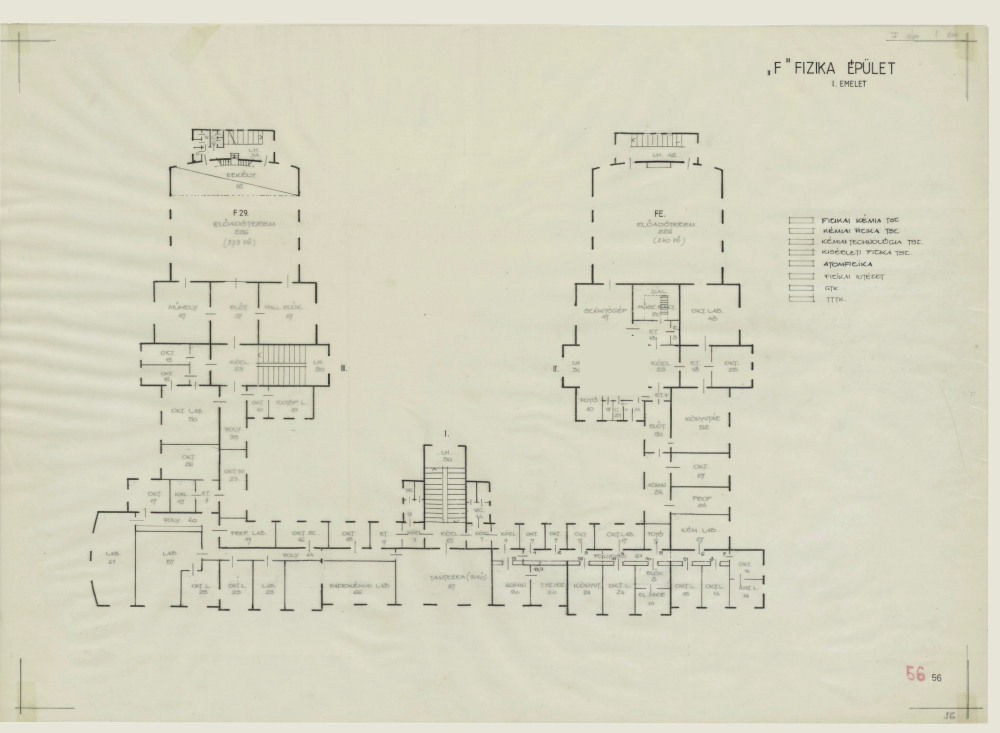
#> input picture app/web/sample/L1.jpg, 2000 x 1466 px, given in place of L2.jpg.jpg, which was not available (shown at 1/2 size)
$ python view.py ../../app/web/sample/L1.jpg ../../app/web/sample/L2.jpg
#> lines starting #> are read from the running program, lines starting #| are printed output that depends on the picture; after the words box and inside, x2 and y2 are one past the last pixel; in counts of white or black regions, pixels touching at a corner belong together
"""No API. A sheet region with a pixel grid, for reading truth by eye. Usage: view.py <bid> <floor> [x1 y1 x2 y2 [zoom [step]]]"""
import sys
from pathlib import Path

import cv2
import numpy as np

SH = Path("data/lab/presence/sheets")
V = Path("data/lab/presence/truth_views")
b, f = sys.argv[1], sys.argv[2]
im = cv2.imread(str(SH / b / f"{f}.jpg"))
#> im is the input picture: shape (1466, 2000, 3); mean B, G, R 193.2, 212.9, 214.5
h, w = im.shape[:2]
#> h = 1466; w = 2000
a = list(map(float, sys.argv[3:]))
x1, y1, x2, y2 = (int(v) for v in a[:4]) if len(a) >= 4 else (0, 0, w, h)
#> x1 = 0; y1 = 0; x2 = 2000; y2 = 1466
z = a[4] if len(a) > 4 else 1.0
step = int(a[5]) if len(a) > 5 else 100
c = cv2.resize(im[y1:y2, x1:x2], None, fx=z, fy=z, interpolation=cv2.INTER_CUBIC if z > 1 else cv2.INTER_AREA)
o = c.copy()
for x in range((x1 // step + 1) * step, x2, step):
    X = int((x - x1) * z)
    cv2.line(o, (X, 0), (X, o.shape[0]), (0, 0, 255), 1)
    cv2.putText(o, str(x), (X + 2, 12), cv2.FONT_HERSHEY_SIMPLEX, .42, (0, 0, 255), 1, cv2.LINE_AA)
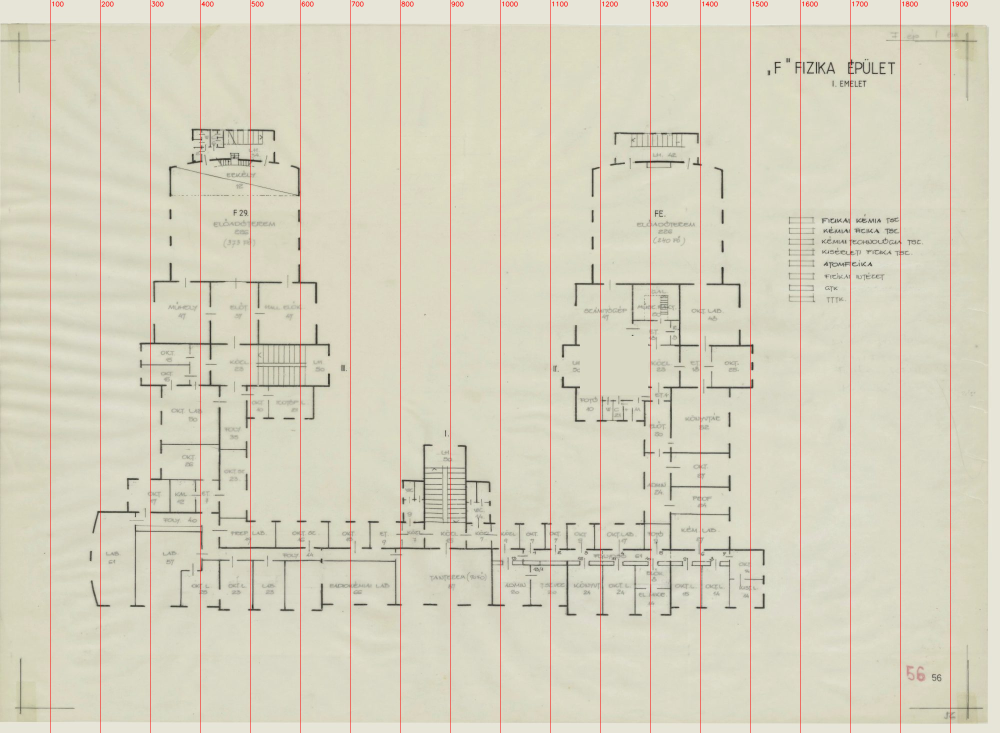
#> o: shape (1466, 2000, 3) (shown at 1/2 size); 1.09% of pixels changed, all inside (x1, y1, x2, y2) = (100, 0, 1936, 1466)
for y in range((y1 // step + 1) * step, y2, step):
    Y = int((y - y1) * z)
    cv2.line(o, (0, Y), (o.shape[1], Y), (0, 0, 255), 1)
    cv2.putText(o, str(y), (2, Y - 2), cv2.FONT_HERSHEY_SIMPLEX, .42, (0, 0, 255), 1, cv2.LINE_AA)
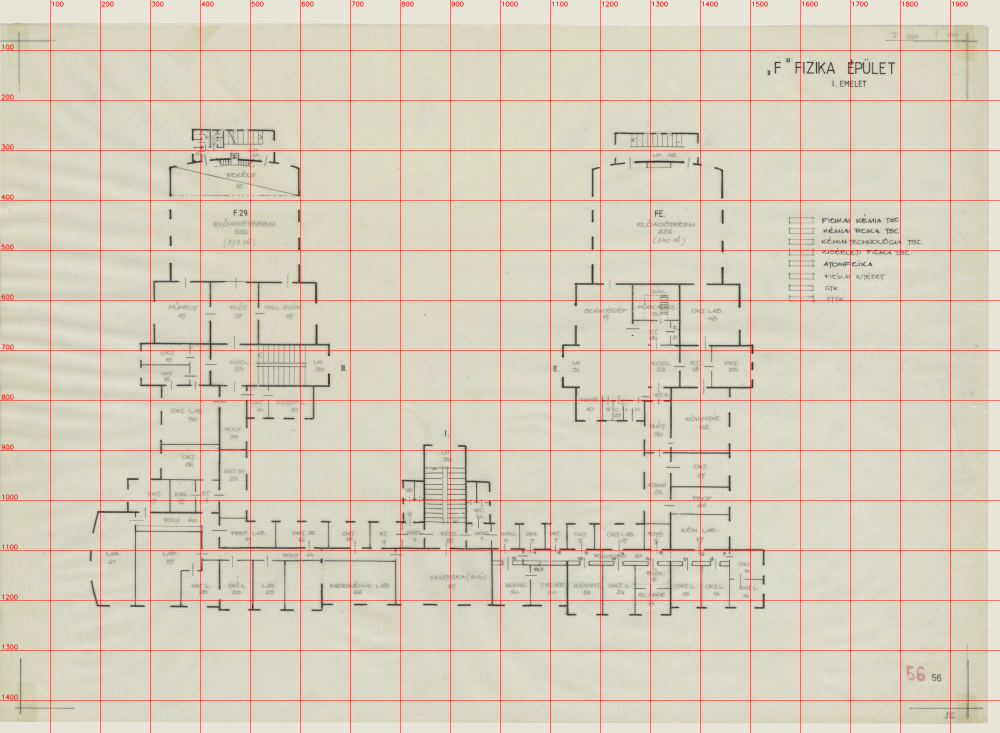
#> o: shape (1466, 2000, 3) (shown at 1/2 size); 1.05% of pixels changed, all inside (x1, y1, x2, y2) = (0, 88, 2000, 1401)
o = cv2.addWeighted(o, .45, c, .55, 0)
p = V / f"v_{b}_{f}.jpg"
cv2.imwrite(str(p), o, [cv2.IMWRITE_JPEG_QUALITY, 88])
print(p, o.shape)
#| data/lab/presence/truth_views/v_../../app/web/sample/L1.jpg_../../app/web/sample/L2.jpg.jpg (1466, 2000, 3)

$ run again, on app/web/sample/L2.jpg
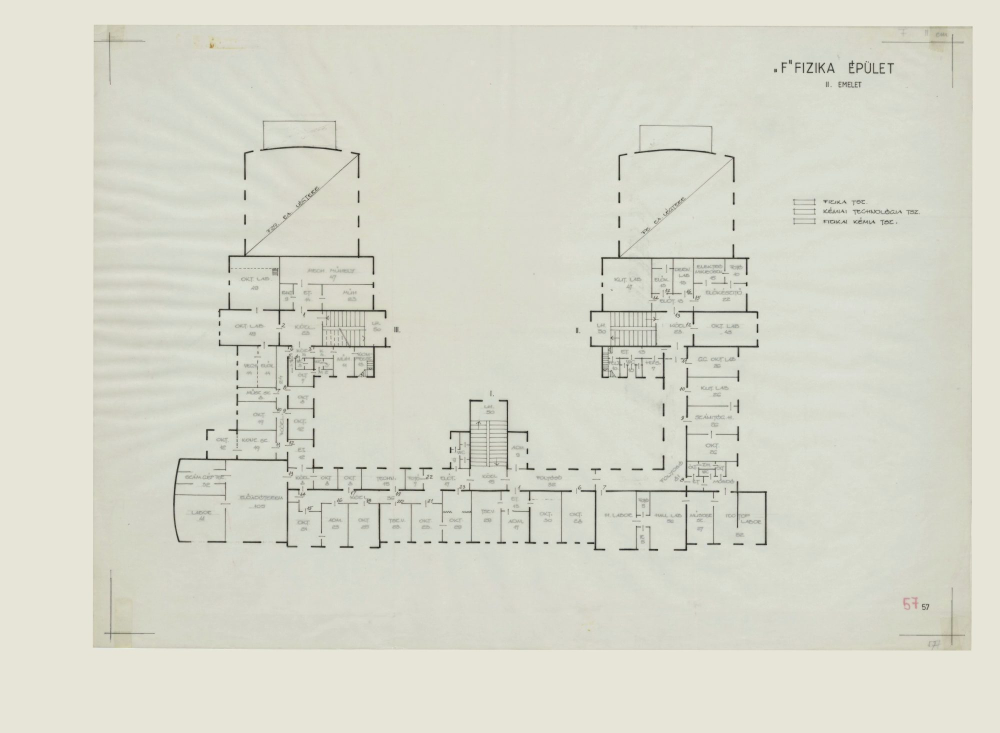
#> input picture app/web/sample/L2.jpg, 2000 x 1466 px, given in place of L2.jpg.jpg, which was not available (shown at 1/2 size)
#> im is the input picture: shape (1466, 2000, 3); mean B, G, R 203.8, 216.6, 216.1
#> after the loop `for x in range((x1 // step + 1) * step, x2, step):`:
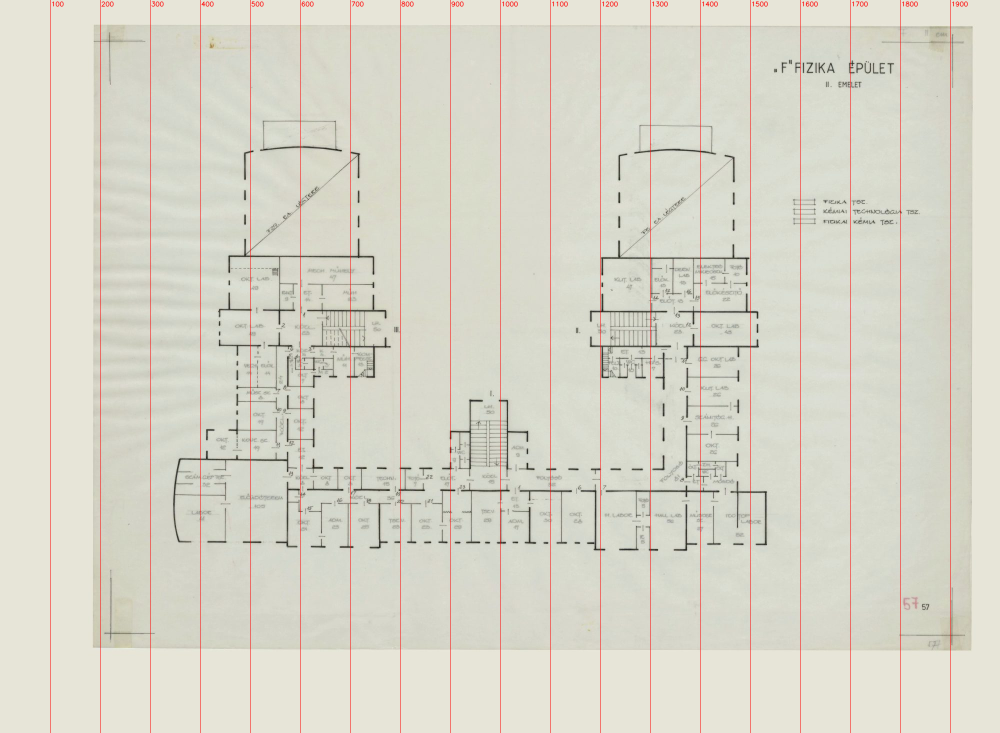
#> o: shape (1466, 2000, 3) (shown at 1/2 size); 1.09% of pixels changed, all inside (x1, y1, x2, y2) = (100, 0, 1936, 1466)
#> after the loop `for y in range((y1 // step + 1) * step, y2, step):`:
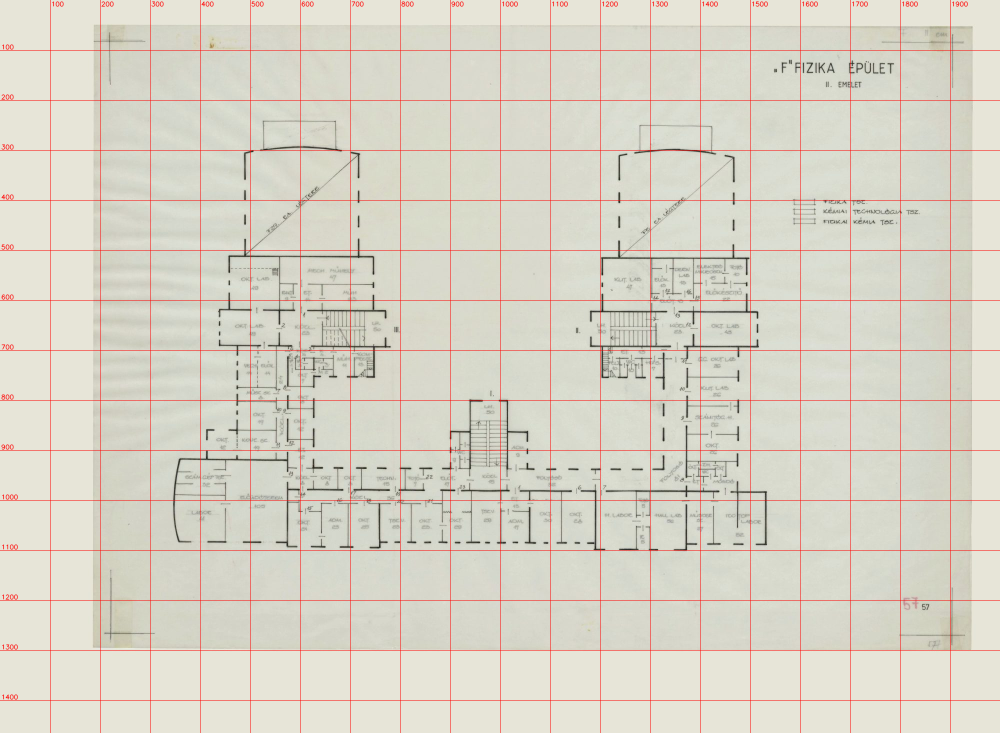
#> o: shape (1466, 2000, 3) (shown at 1/2 size); 1.05% of pixels changed, all inside (x1, y1, x2, y2) = (0, 88, 2000, 1401)
#| data/lab/presence/truth_views/v_../../app/web/sample/L2.jpg_../../app/web/sample/L2.jpg.jpg (1466, 2000, 3)
